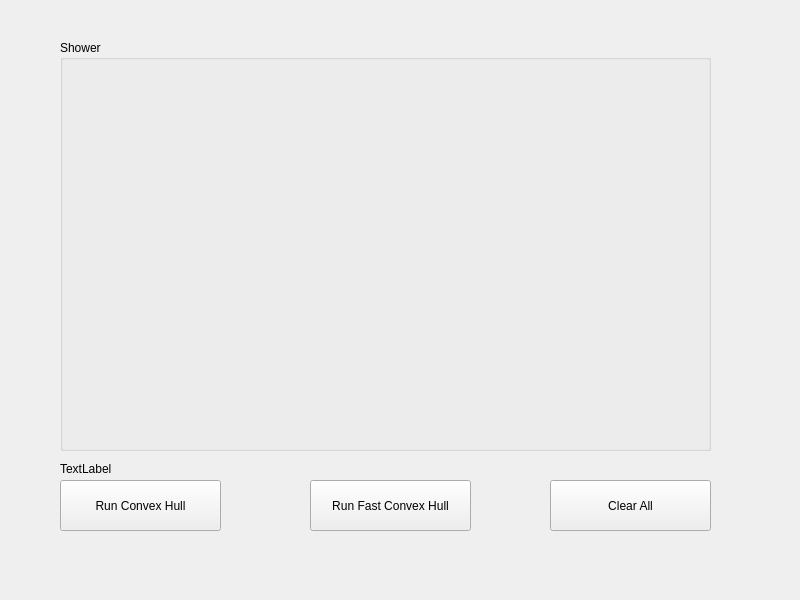
<?xml version="1.0" encoding="UTF-8"?>
<ui version="4.0">
 <class>MainWindow</class>
 <widget class="QMainWindow" name="MainWindow">
  <property name="geometry">
   <rect>
    <x>0</x>
    <y>0</y>
    <width>800</width>
    <height>600</height>
   </rect>
  </property>
  <property name="windowTitle">
   <string>MainWindow</string>
  </property>
  <widget class="QWidget" name="button">
   <widget class="QPushButton" name="slowConvex">
    <property name="geometry">
     <rect>
      <x>60</x>
      <y>480</y>
      <width>161</width>
      <height>51</height>
     </rect>
    </property>
    <property name="text">
     <string>Run Convex Hull</string>
    </property>
   </widget>
   <widget class="QPushButton" name="fastConvex">
    <property name="geometry">
     <rect>
      <x>310</x>
      <y>480</y>
      <width>161</width>
      <height>51</height>
     </rect>
    </property>
    <property name="text">
     <string>Run Fast Convex Hull</string>
    </property>
   </widget>
   <widget class="QPushButton" name="clearDot">
    <property name="geometry">
     <rect>
      <x>550</x>
      <y>480</y>
      <width>161</width>
      <height>51</height>
     </rect>
    </property>
    <property name="text">
     <string>Clear All</string>
    </property>
   </widget>
   <widget class="CoordinateBox" name="coordinatebox">
    <property name="geometry">
     <rect>
      <x>60</x>
      <y>40</y>
      <width>651</width>
      <height>411</height>
     </rect>
    </property>
    <property name="title">
     <string>Shower</string>
    </property>
   </widget>
   <widget class="QLabel" name="iteration">
    <property name="geometry">
     <rect>
      <x>60</x>
      <y>460</y>
      <width>66</width>
      <height>18</height>
     </rect>
    </property>
    <property name="text">
     <string>TextLabel</string>
    </property>
   </widget>
  </widget>
 </widget>
 <customwidgets>
  <customwidget>
   <class>CoordinateBox</class>
   <extends>QGroupBox</extends>
   <header location="global">coordinatebox.h</header>
   <container>1</container>
  </customwidget>
 </customwidgets>
 <resources/>
 <connections/>
</ui>
